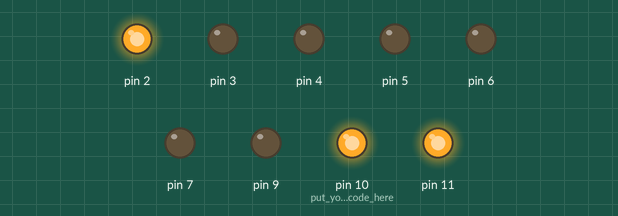
This sketch was run on a simulated Arduino Uno, built with avr-gcc and run on an emulated ATmega328P. On the bench: output pins drawn as LEDs (lit = HIGH).

Above: at 0.5 s.
At 4.5 s:
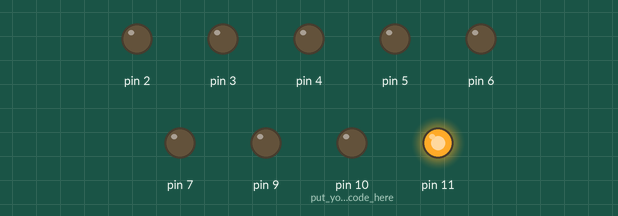
At 6.5 s:
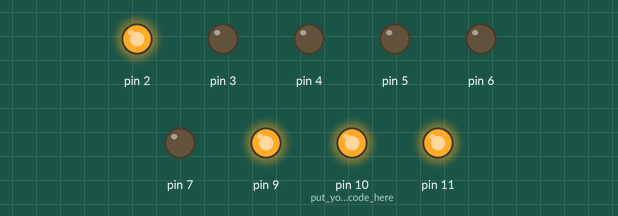
At 7.5 s:
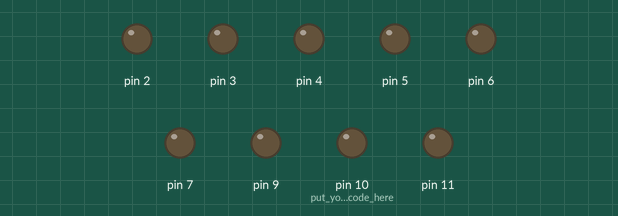
At 10.5 s:
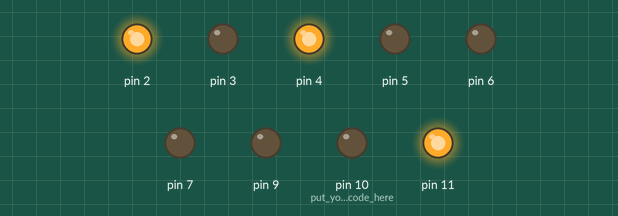
At 14.5 s:
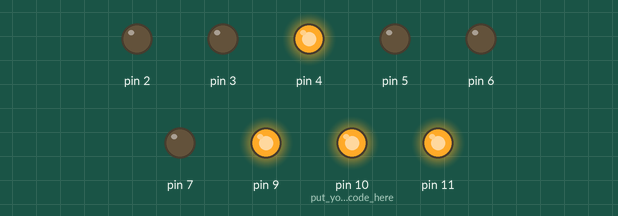
Timing chart, 0 to 15.6 s (numbered marks = the images above):
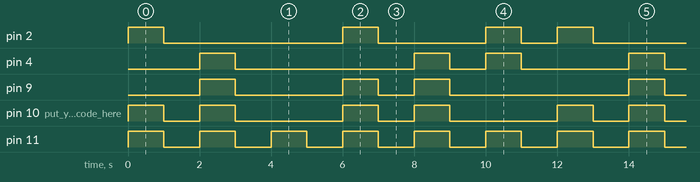

The sketch:

sketch_CHITHUsegmentdisplay.ino
```cpp
void setup() {
  pinMode(2,OUTPUT);
  pinMode(3,OUTPUT);
  pinMode(4,OUTPUT);
  pinMode(5,OUTPUT);
  pinMode(6,OUTPUT);
  pinMode(11,OUTPUT);
  pinMode(7,OUTPUT);
  pinMode(9,OUTPUT);
  pinMode(10,OUTPUT);// put your setup code here, to run once:

}

void loop()
{
 digitalWrite(10,HIGH);
 digitalWrite(11,HIGH);
 digitalWrite(2,HIGH);
 delay(1000);digitalWrite(10,LOW);
 digitalWrite(11,LOW);
 digitalWrite(2,LOW);
 delay(1000);

 digitalWrite(10,HIGH);
 digitalWrite(11,HIGH);
 digitalWrite(9,HIGH);
 digitalWrite(4,HIGH);
 delay(1000);digitalWrite(10,LOW);
 digitalWrite(11,LOW);
 digitalWrite(9,LOW);
 digitalWrite(4,LOW);
 delay(1000);

 digitalWrite(11,HIGH);
 delay(1000);digitalWrite(11,LOW);
 delay(1000);

 digitalWrite(2,HIGH);
 digitalWrite(11,HIGH);
 digitalWrite(9,HIGH);
 digitalWrite(10,HIGH);
 delay(1000);digitalWrite(2,LOW);
 digitalWrite(11,LOW);
 digitalWrite(9,LOW);
 digitalWrite(10,LOW);
 delay(1000);


 digitalWrite(10,HIGH);
 digitalWrite(11,HIGH);
 digitalWrite(9,HIGH);
 digitalWrite(4,HIGH);
 delay(1000);digitalWrite(10,LOW);
 digitalWrite(11,LOW);
 digitalWrite(9,LOW);
 digitalWrite(4,LOW);
 delay(1000);


 digitalWrite(11,HIGH);
 digitalWrite(2,HIGH);
 digitalWrite(4,HIGH);
 delay(1000);
 digitalWrite(11,LOW);
 digitalWrite(2,LOW);
 digitalWrite(4,LOW);
 delay(1000);


 // put your main code here, to run repeatedly:

}
```

Measured:
- by itself, pin 2: repeats every 12.0 s: LOW 5.0 s, HIGH 1.0 s, LOW 3.0 s, HIGH 1.0 s, LOW 1.0 s, HIGH 1.0 s
- by itself, pin 4: repeats every 12.0 s: LOW 5.0 s, HIGH 1.0 s, LOW 1.0 s, HIGH 1.0 s, LOW 3.0 s, HIGH 1.0 s
- by itself, pin 9: repeats every 12.0 s: LOW 3.0 s, HIGH 1.0 s, LOW 1.0 s, HIGH 1.0 s, LOW 5.0 s, HIGH 1.0 s
- by itself, pin 10 (put_your_setup_code_here): repeats every 6.0 s: LOW 1.0 s, HIGH 1.0 s, LOW 3.0 s, HIGH 1.0 s
- by itself, pin 11: alternates HIGH for 1.0 s and LOW for 1.0 s
